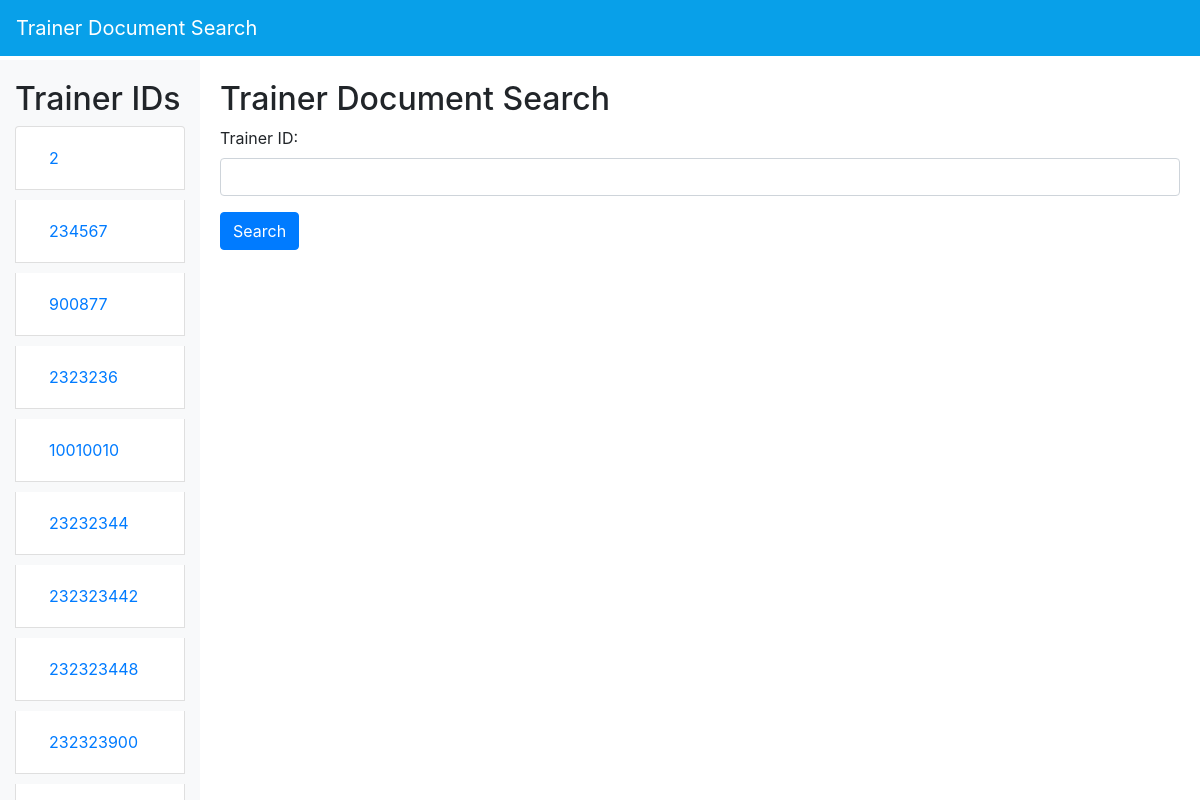
Page /docuploads/docdisplay.php on the earlier database version.
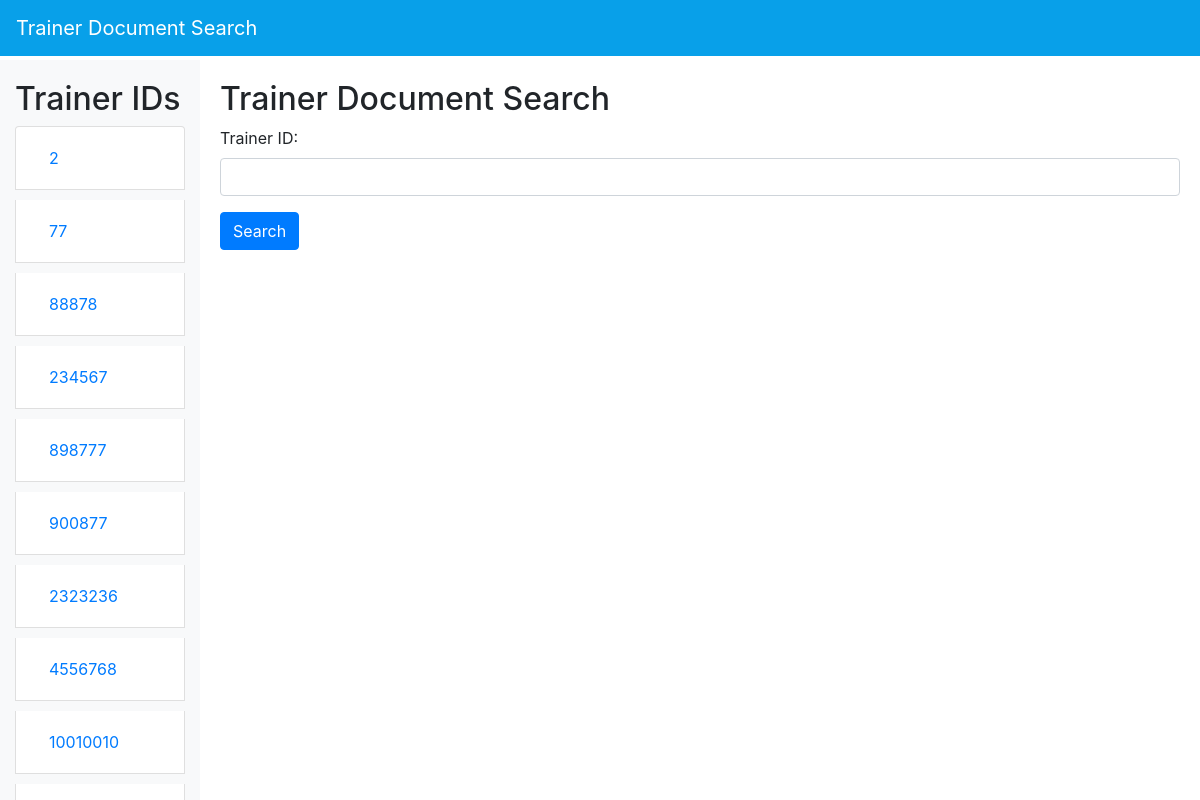
Same page on the later database version.
### tables this page shows
CREATE TABLE `tbltrainerdocs` (
  `id` int(11) NOT NULL,
  `trainer_id` int(11) NOT NULL,
  `id_path` varchar(100) NOT NULL,
  `license_cert_path` varchar(255) NOT NULL,
  `business_registration_cert_path` varchar(255) NOT NULL,
  `created_at` timestamp NOT NULL DEFAULT current_timestamp(),
  `updated_at` timestamp NOT NULL DEFAULT current_timestamp() ON UPDATE current_timestamp()
);

### docuploads/docdisplay.php (the view, shortened to what this page needs)
<?php
include '../config/config.php';
$trainerId = "";
$query = "SELECT trainer_id FROM tbltrainerdocs";
$result = mysqli_query($conn, $query);
$trainerIds = mysqli_fetch_all($result, MYSQLI_ASSOC);
?>
<!DOCTYPE html>
<html>
<head>
    <link rel="stylesheet" href="https://stackpath.bootstrapcdn.com/bootstrap/4.5.2/css/bootstrap.min.css">
</head>
<body>
<nav class="navbar navbar-expand-md navbar-dark fixed-top">
        <a class="navbar-brand" href="#">Trainer Document Search</a>
    </nav>
    <div class="container-fluid">
        <div class="row">
            <div class="col-md-2 sidebar">
            <h2>Trainer IDs</h2>
                <ul class="list-group">
                    <?php foreach ($trainerIds as $trainer): ?>
                        <li class="list-group-item">
                            <form method="POST" action="">
                                <button type="submit" class="btn btn-link"><?php echo $trainer['trainer_id']; ?></button>
                            </form>
                        </li>
                    <?php endforeach; ?>
                </ul>
            </div>
            <div class="col-md-10 main-content">
                <h2>Trainer Document Search</h2>
                <form method="POST" action="">
                    <div class="form-group">
                        <label for="trainer_id">Trainer ID:</label>
                        <input type="text" id="trainer_id" name="trainer_id" class="form-control" value="<?php echo $trainerId; ?>">
                    </div>
                    <button type="submit" class="btn btn-primary">Search</button>
                </form>
            </div>
        </div>
    </div>
</body>
</html>

Differences in the rows shown:
no longer on this page (row unchanged): tbltrainerdocs: trainer "23232344"
no longer on this page (row unchanged): tbltrainerdocs: trainer "232323442"
no longer on this page (row unchanged): tbltrainerdocs: trainer "232323448"
no longer on this page (row unchanged): tbltrainerdocs: trainer "232323900"
added tbltrainerdocs: trainer "77"
added tbltrainerdocs: trainer "88878"
added tbltrainerdocs: trainer "898777"
added tbltrainerdocs: trainer "4556768"
